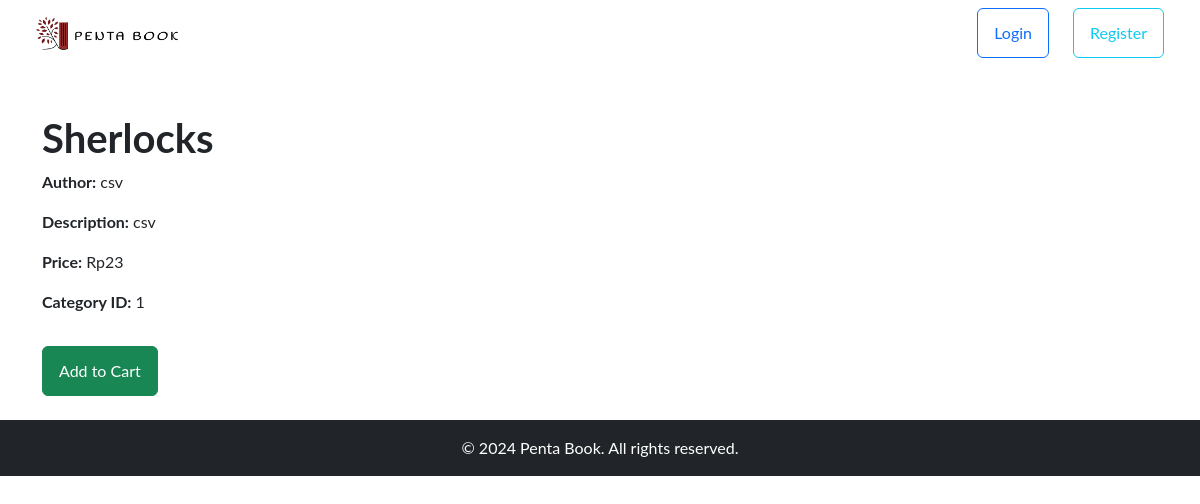
/book/5, run on the app's committed database.
### tables this page shows
CREATE TABLE "books"
(
    book_id     INTEGER
        primary key autoincrement,
    category_id integer
        references categories,
    shop_id     integer
        references shop,
    book_name   TEXT,
    isbn        integer,
    author      TEXT,
    desc        TEXT,
    price       REAL,
    stock       integer,
    img_url     TEXT
);

### app.py (the view)
@app.route('/book/<int:book_id>')
def book(book_id):
    try:
        db = get_db()
        cur = db.execute('SELECT * FROM books WHERE book_id = ?', (book_id,))
        book = cur.fetchone()
        return render_template('customer/book.html', book=book, format_currency=format_currency)
    except Exception as e:
        flash(f'An error occurred: {e}', 'danger')
        return redirect(url_for('index'))

### app.py (called while the page is built)
def get_db():
    if 'db' not in g:
        g.db = sqlite3.connect(app.config['DATABASE'])
        g.db.row_factory = sqlite3.Row
    return g.db

def format_currency(value):
    return f'Rp{value:,.0f}'.replace(',', '.')

### templates/customer/book.html (shortened to what this page needs)
{% extends "customer/base.html" %}
{% block content %}
    <div class="book-detail mt-5">
        <h1>{{ book.book_name }}</h1>
        <p><strong>Author:</strong> {{ book.author }}</p>
        <p><strong>Description:</strong> {{ book.desc }}</p>
        <p><strong>Price:</strong> {{ format_currency(book.price) }}</p>
        {% if book.category_id %}
        <p><strong>Category ID:</strong> {{ book.category_id }}</p>
        {% endif %}
        <form action="{{ url_for('add_to_cart', book_id=book.book_id) }}" method="post">
            <button type="submit" class="btn btn-success mt-3">Add to Cart</button>
        </form>
    </div>
{% endblock %}

### data on the page
books: book_name "Sherlocks", author "csv", desc "csv", price "Rp23", category_id "1"
